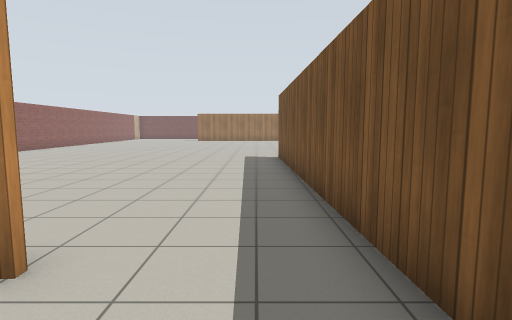
view 1 (above)

17 first-person views from a walk through a world built for the Gazebo simulator. The camera is 1.2 m above the floor, tilts 6° down and sees 80° across. The floor is counted in squares, 1 m on a side. Each view is taken from the middle of a square. On the plan, view 1 faces up. The plan holds only what a view shows up to about 13 squares ahead; the rest is blank. Gazebo's built-in surfaces are drawn with simple patterns.

view 2
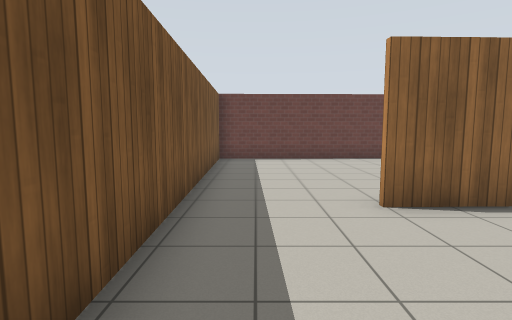

view 3
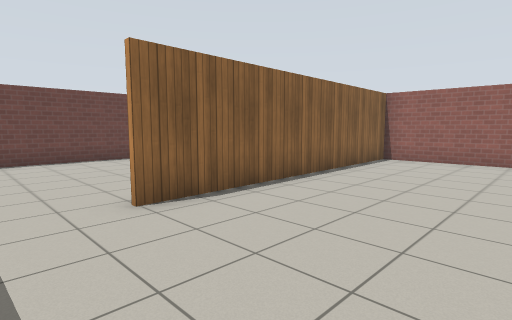

view 4
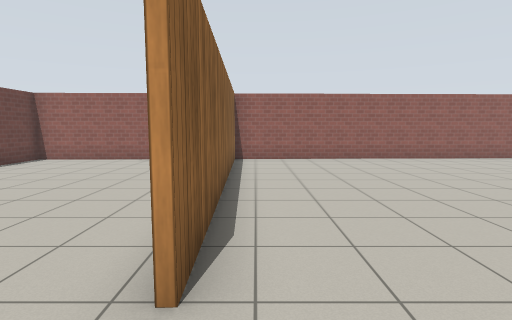

view 5
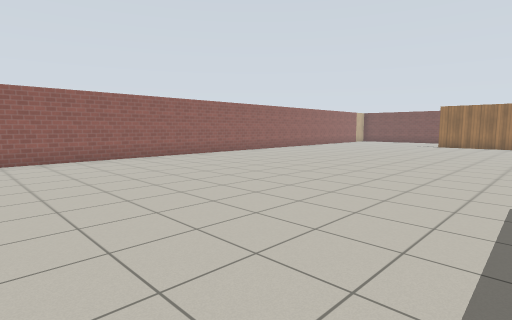

view 6
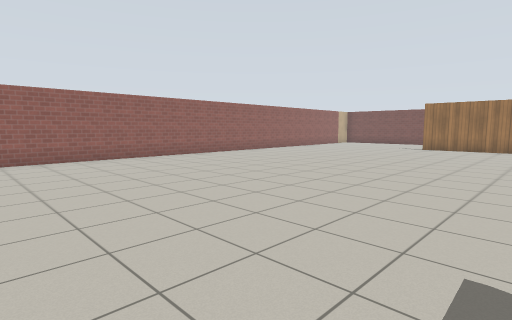

view 7
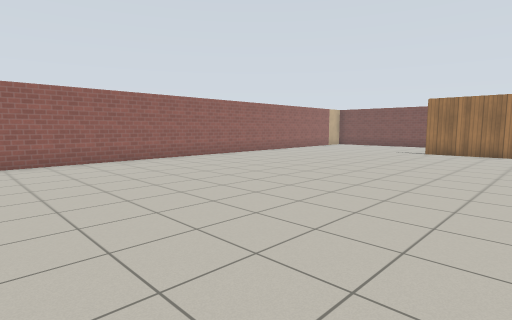

view 8
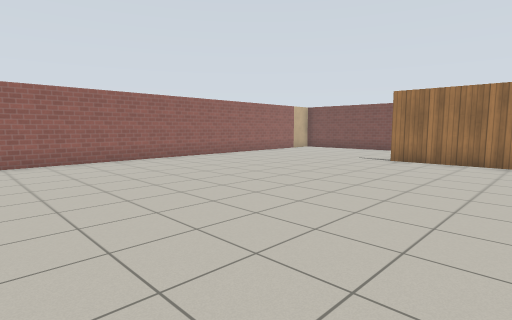

view 9
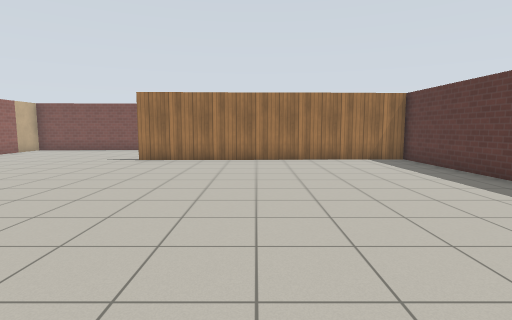

view 10
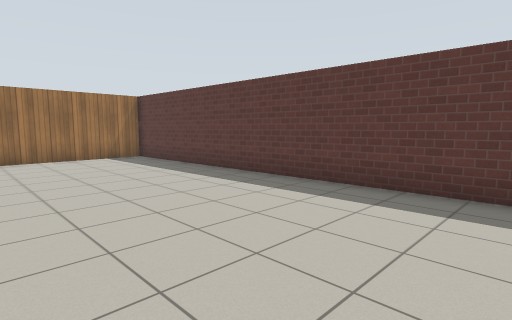

view 11
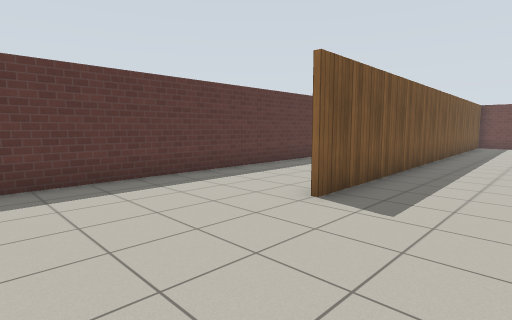

view 12
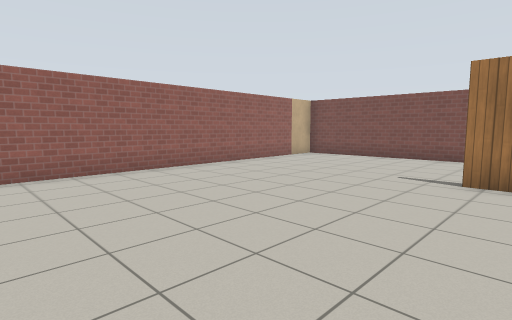

view 13
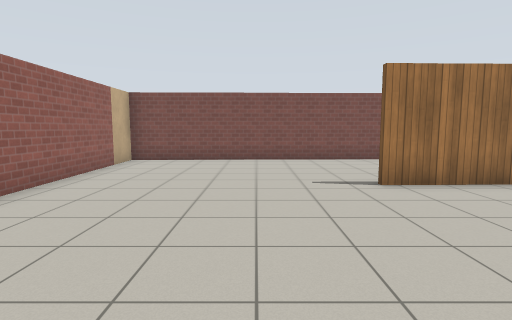

view 14
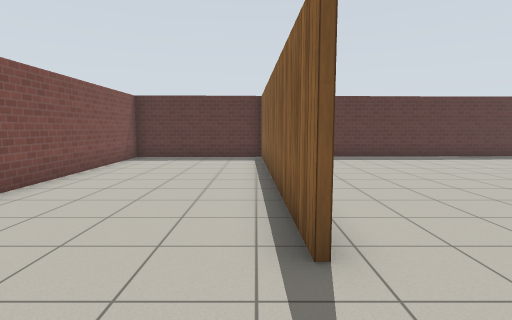

view 15
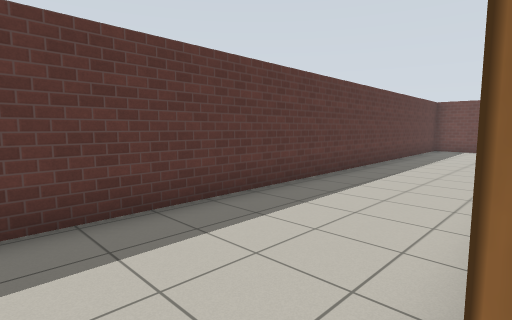

view 16
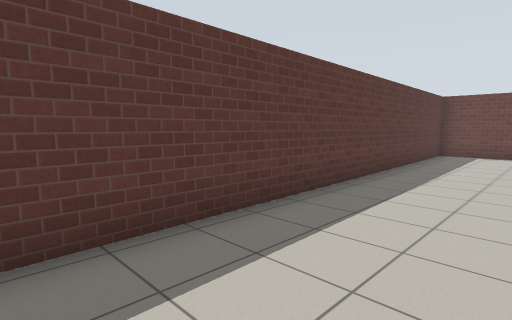

view 17
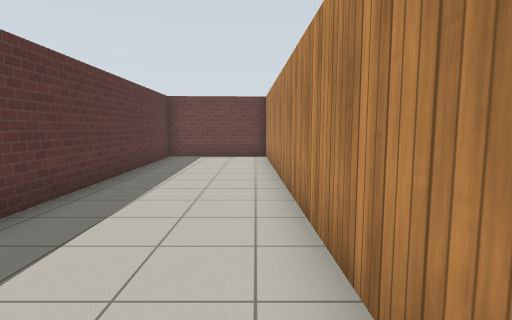

### Floor plan
Points are (right, up) in squares from view 1. A wall is a line through its corners. A room is listed if a view was taken in it or the views show most of it. See-through windows are left out.
Room 1 (view 1)
walls: (-5.1, -5.1) (1.1, -4.9); (-11.7, -1.1) (-11.5, -5.3) (-9.7, -5.2); (1.4, -5) (1.2, 1.5)
ways out: opening at (-0.5, 2) to room 2
Room 2 (views 2, 3, 4, 5, 6, 7, 8, 9, 10, 11, 12, 13, 14, 15, 16, 17)
walls: (1.2, 7.2) (1.6, -4.8); (-5.4, 28.5) (4.3, 28.8); (4.7, 28.6) (-5.4, 28.3); (1.2, 1.5) (0.9, 12.7); (1.1, -4.9) (5.6, -4.8) (4.5, 33.9) (-12.7, 33.4) (-11.8, 2.2) (-1.8, 2.5)
ways out: opening at (-0.5, 2) to room 1

Where each view was taken, in squares from view 1:
view 1: 0 up, 0 right, facing up
view 2: 7 up, 0 right, facing down
view 3: 7 up, 0 right, facing down-left
view 4: 3 up, 0 right, facing left
view 5: 7 up, 0 right, facing up-left
view 6: 10 up, 0 right, facing up-left
view 7: 13 up, 1 left, facing up-left
view 8: 17 up, 1 left, facing up-left
view 9: 17 up, 1 left, facing up
view 10: 16 up, 1 left, facing up-right
view 11: 17 up, 2 left, facing down-right
view 12: 21 up, 4 left, facing up-left
view 13: 22 up, 8 left, facing up
view 14: 29 up, 8 left, facing right
view 15: 13 up, 1 right, facing down-right
view 16: 10 up, 2 right, facing down-right
view 17: 8 up, 2 right, facing down
